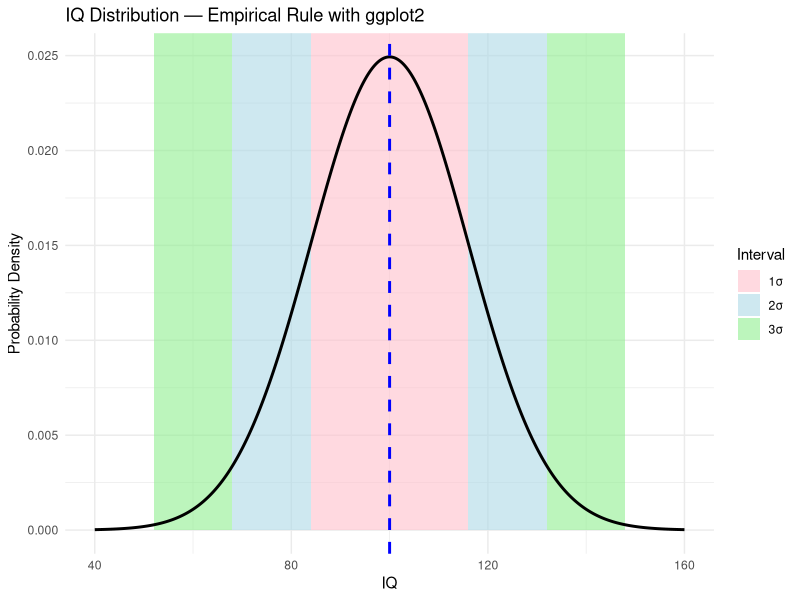
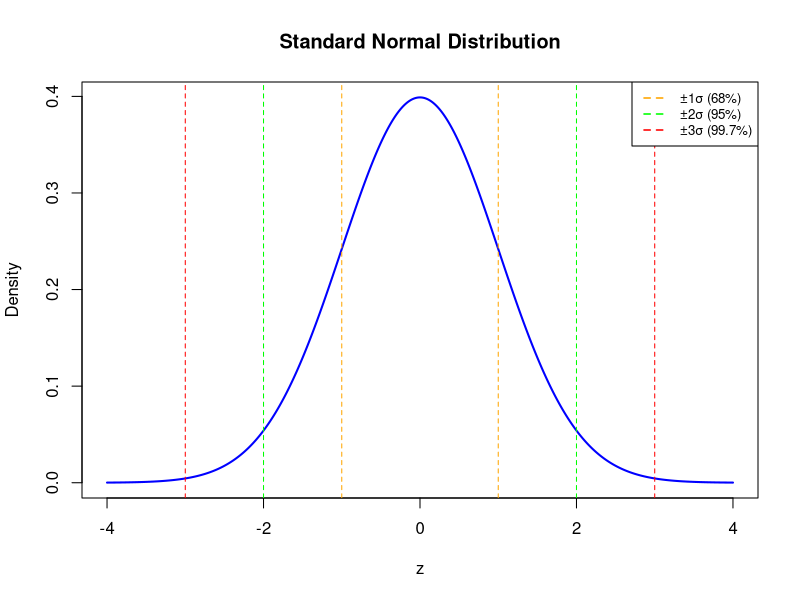

The R script that drew these images, in order:
## ---- chunk 1
#| label: empirical-rule-r
#| echo: true
#| fig-cap: "IQ Distribution — Empirical Rule with ggplot2."
#| fig-align: center
#| fig-width: 6
#| fig-height: 3.6
#| out-width: 70%

library(ggplot2)

# Parameters
mu <- 100
sigma <- 16

# Sequence of values
x <- seq(40, 160, length.out = 1000)
y <- dnorm(x, mean = mu, sd = sigma)
df <- data.frame(x = x, y = y)

# Empirical Rule bands
bands <- data.frame(
  xmin = c(mu - 3*sigma, mu - 2*sigma, mu - sigma, mu, mu + sigma, mu + 2*sigma),
  xmax = c(mu - 2*sigma, mu - sigma, mu, mu + sigma, mu + 2*sigma, mu + 3*sigma),
  group = c("3σ", "2σ", "1σ", "1σ", "2σ", "3σ"),
  color = c("#FFC0CB", "#ADD8E6", "#90EE90", "#90EE90", "#ADD8E6", "#FFC0CB")
)

# Plot
ggplot(df, aes(x, y)) +
  geom_rect(data = bands,
            aes(xmin = xmin, xmax = xmax, ymin = 0, ymax = Inf, fill = group),
            inherit.aes = FALSE, alpha = 0.6) +
  scale_fill_manual(values = unique(bands$color)) +
  geom_line(color = "black", linewidth = 1) +
  geom_vline(xintercept = mu, color = "blue", linetype = "dashed", linewidth = 1) +
  labs(
    title = "IQ Distribution — Empirical Rule with ggplot2",
    x = "IQ",
    y = "Probability Density",
    fill = "Interval"
  ) +
  theme_minimal()
## ---- chunk 2
# Sequence of z values
x <- seq(-4, 4, length.out = 1000)
y <- dnorm(x)

# Generate the plot
plot(x, y, type = "l", lwd = 2, col = "blue",
     xlab = "z", ylab = "Density",
     main = "Standard Normal Distribution")

# Mark the Empirical Rule regions
abline(v = c(-1, 1), col = "orange", lty = 2)
abline(v = c(-2, 2), col = "green", lty = 2)
abline(v = c(-3, 3), col = "red", lty = 2)

# Legend
legend("topright",
       legend = c("±1σ (68%)", "±2σ (95%)", "±3σ (99.7%)"),
       col = c("orange", "green", "red"),
       lty = 2, lwd = 1.5, cex = 0.8)
